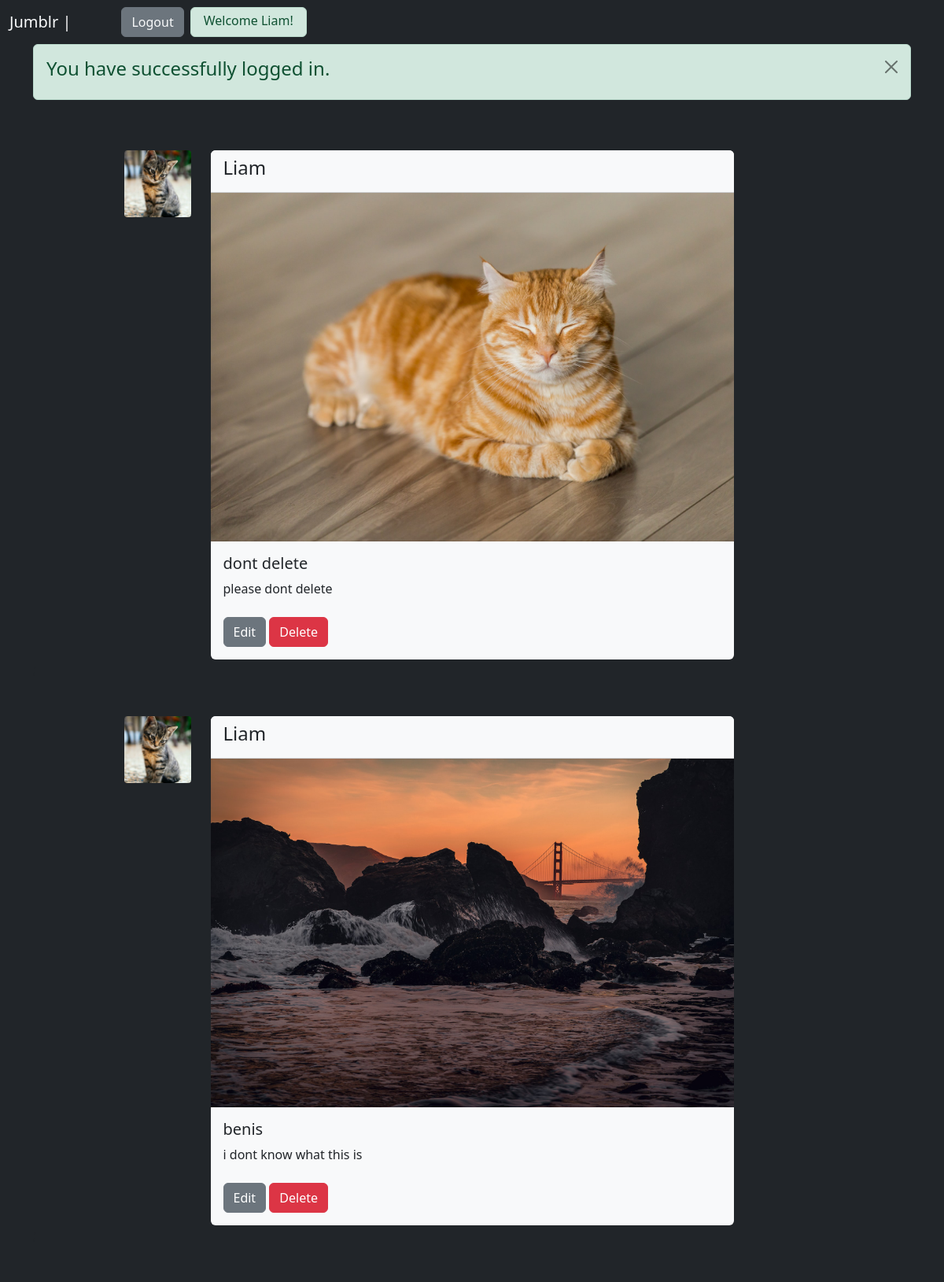
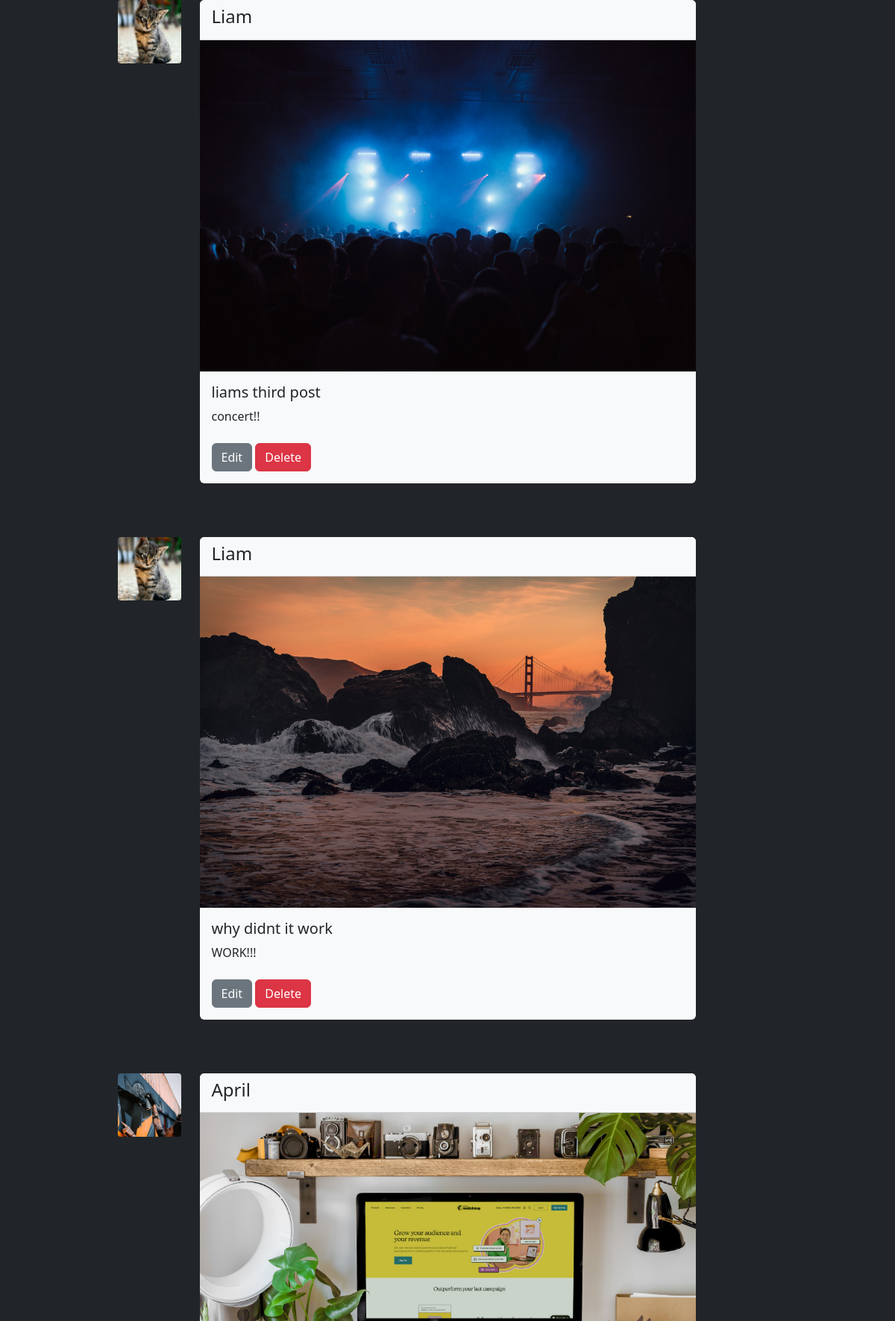
The app's page /index.php?login=success (signed in, upper part) with its own data (2 pictures, top to bottom).
### tables this page shows
CREATE TABLE IF NOT EXISTS `tblusers` (
  `userID` int NOT NULL AUTO_INCREMENT,
  `username` text,
  `userEmail` text,
  `userIcon` text,
  `userPwd` text,
  PRIMARY KEY (`userID`)
);

CREATE TABLE IF NOT EXISTS `tblposts` (
  `postID` int NOT NULL AUTO_INCREMENT,
  `userID` int DEFAULT NULL,
  `postTitle` text,
  `postImg` text,
  `comment` text,
  PRIMARY KEY (`postID`),
  KEY `userID` (`userID`)
);

### index.php (the view, shortened to what this page needs)
<?php
require "header.php"
?>
<div class="container ">
    <?php
    require "./alerts.php"
    ?>
    <?php
    require './includes/connect.inc.php';
    $sql = "SELECT tblposts.postID, tblposts.userID, tblposts.postTitle, tblposts.postImg, tblposts.comment,
            tblusers.userID, tblusers.username, tblusers.userIcon FROM tblposts, tblusers WHERE tblusers.userID = tblposts.userID";
    $result = mysqli_query($conn, $sql);
    ?>
    <?php
    if (mysqli_num_rows($result) > 0 && isset($_SESSION['userId'])) {
        $output = "";
        while ($row = mysqli_fetch_array($result)) {
            $output .= '
                <div class="row mt-5 mt-md-0 pt-5 pt-md-0">
                    <div class="card mt-5 p-0 border-0 bg-light col-12 col-md-9 col-lg-7 m-auto" id="' . $row['postID'] . '">
                        <div class="icon-shift position-absolute">
                            <img class="icon-size rounded-1" src="' . $row['userIcon'] . '" alt="">
                        </div>
                    <div class="card-header bg-light rounded-top">
                        <p class="h4">' . ucfirst($row['username']) . '</p>
                    </div>
                    <img src="' . $row['postImg'] . '" class="card-img-top rounded-0" alt="' . $row['postTitle'] . '">
                    <div class="card-body">
                        <h5 class="card-title">' . $row['postTitle'] . '</h5>
                        <p class="card-text">' . $row['comment'] . '</p>';
            if (isset($_SESSION['userId'])) {
                if ($row['userID'] == $_SESSION['userId']) {
                    $output .=
                        '<div class="admin-btn">
                        <button class="btn btn-secondary mt-2" data-bs-toggle="modal" data-bs-target="#editPostModal' . $row['postID'] . '">Edit</button>
                        <a href="includes/deletepost.inc.php?id=' . $row['postID'] . '" class="btn btn-danger mt-2">Delete</a>
                        </div>';
                } else {
                    echo null;
                }
            }
            $output .=
                '</div>
                </div>
            </div>';
        }
        echo $output;
    } else {
        echo null;
    }
    ?>
</div>
<?php
require "footer.php"
?>

### header.php (shortened to what this page needs)
<!DOCTYPE html>
<html lang="en">
<head>
    <link href="https://cdn.jsdelivr.net/npm/bootstrap@5.2.0/dist/css/bootstrap.min.css" rel="stylesheet">
    <link rel="stylesheet" href="css/style.css">
</head>
<body class="bg-dark">
    <nav class="navbar navbar-expand-lg bg-dark sticky-top">
        <div class="container-fluid">
            <a class="navbar-brand text-light" href="#">Jumblr |</a>
            <div class="collapse navbar-collapse" id="navbarNav">
                <ul class="navbar-nav">
                    <?php
                    if (isset($_SESSION['userId'])) {
                        echo ('<li class="nav-item mt-2 m-lg-0 ms-lg-5 me-lg-2">
                        <form action="includes/logout.inc.php" method="POST">
                        <button class="text-light btn btn-secondary">Logout</button>
                        </form>
                        </li>');
                        echo ('<div class="alert alert-success m-0 p-1 ps-3 pe-3" role="alert">
                                Welcome ' . ucfirst($_SESSION['userUid']) .
                            '!</div>');
                    }
                    ?>
                </ul>
            </div>
        </div>
    </nav>

### alerts.php (shortened to what this page needs)
<?php
if (isset($_GET['loginerror'])) {
    if ($_GET['loginerror'] == "emptyfields") {
        $loginErrorMsg = 'One or more login fields were <strong>empty</strong>, please try again.';
    } else if ($_GET['loginerror'] == "incorrectfields") {
        $loginErrorMsg = 'One or more login fields were <strong>incorrect</strong>, please try again.';
    }
    echo ('<div class="alert alert-danger alert-dismissible fade show" role="alert">
    <h4>' . $loginErrorMsg . '</h4>
    <button type="button" class="btn-close" data-bs-dismiss="alert" aria-label="Close"></button>
</div>');
} else if (isset($_GET['login']) == "success") {
    echo '<div class="alert alert-success alert-dismissible fade show" role="alert">
    <h4>You have successfully logged in.</h4>
    <button type="button" class="btn-close" data-bs-dismiss="alert" aria-label="Close"></button>
</div>';
}

### footer.php (shortened to what this page needs)
</body>
</html>

### css/style.css (style rules this page uses)
.icon-size { width: 85px; height: 85px; object-fit: cover; }
.icon-shift { left: -110px; }

### records on screen
tblusers: userIcon (picture), username "Liam Liam Liam Liam"
tblposts: postImg (picture), postTitle "dont delete", comment "please dont delete"
tblposts: postImg (picture), postTitle "benis", comment "i dont know what this is"
tblposts: postImg (picture), postTitle "liams third post", comment "concert!!"
tblposts: postImg (picture), postTitle "why didnt it work", comment "WORK!!!"
tblusers: userIcon (picture), username "April"
tblposts: postImg (picture)

### other values on screen
$_SESSION['userUid'] "Liam"
